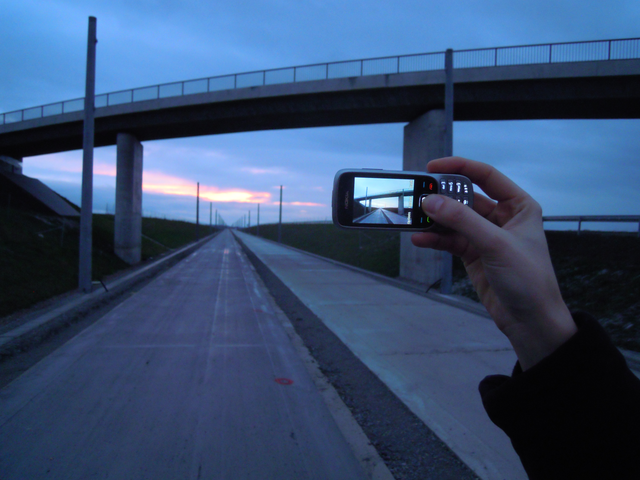
#> input picture Backend/app/assets/phone.png, 640 x 480 px, found by its file name
$ python paint.py
#> lines starting #> are read from the running program, lines starting #| are printed output that depends on the picture
# import required libraries
import cv2
import numpy as np
import os
import matplotlib.pyplot as plt


# read the image
image = cv2.imread('Backend\\assets\\phone.png')
#> image is the input picture: shape (480, 640, 3); mean B, G, R 113.1, 78.6, 56.1

# resize the image
image_resize = cv2.resize(image, None, fx = 0.5, fy = 0.5)
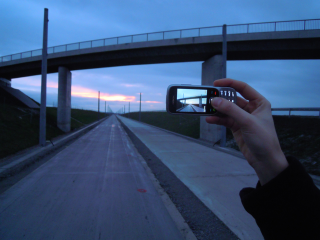
#> image_resize: shape (240, 320, 3); mean B, G, R 113.2, 78.7, 56.3

# clear the impurities
img_clear = cv2.medianBlur(image_resize, 3)
img_clear = cv2.medianBlur(img_clear, 3)
img_clear = cv2.medianBlur(img_clear, 3)


img_clear = cv2.edgePreservingFilter(img_clear, sigma_s = 5)
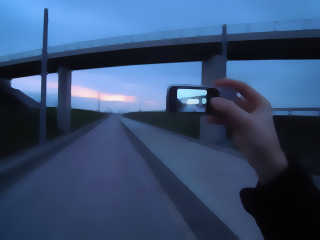
#> img_clear: shape (240, 320, 3); mean B, G, R 113.3, 78.6, 56.2

# gaussian filter would also blur the corner of the image
# so bilateral filter was used to preserve the corners in the image from the blur effect
img_filter = cv2.bilateralFilter(img_clear, 3, 10, 5)

for bi in range(2):
  image_filter = cv2.bilateralFilter(img_filter, 3, 20, 10)

for bi in range(3):
  image_filter = cv2.bilateralFilter(img_filter, 5, 30, 10)


# remove the blur effect from the bilateralFilter we used guassian filter and mask
guassian_masks = cv2.GaussianBlur(img_filter, (7, 7), 2)
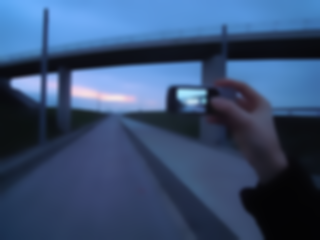
#> guassian_masks: shape (240, 320, 3); mean B, G, R 113.3, 78.6, 56.2


img_sharp = cv2.addWeighted(img_filter, 1.5, guassian_masks, -0.5, 0)
img_sharp = cv2.addWeighted(img_sharp, 1.4, guassian_masks, -0.6, 10)
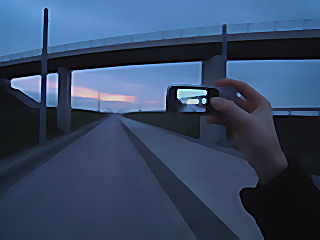
#> img_sharp: shape (240, 320, 3); mean B, G, R 100.8, 73, 55

plt.imshow(img_sharp[:,:,::-1])
